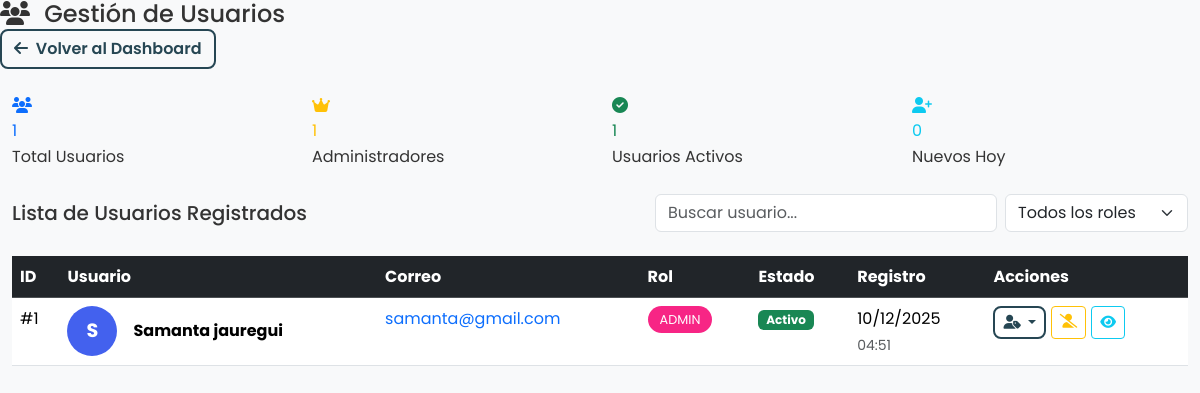
The app's page /dashboard/usuarios.php (signed in) with its own data.
### tables this page shows
CREATE TABLE `usuarios` (
  `id` int(11) UNSIGNED NOT NULL,
  `nombre_completo` varchar(100) NOT NULL,
  `email` varchar(100) NOT NULL,
  `telefono` varchar(15) DEFAULT NULL,
  `contrasena_hash` varchar(255) NOT NULL,
  `fecha_registro` timestamp NOT NULL DEFAULT current_timestamp(),
  `rol` enum('ADMIN','VENDEDOR') DEFAULT 'VENDEDOR',
  `activo` tinyint(1) DEFAULT 1
);

### dashboard/usuarios.php (the view, shortened to what this page needs)
<?php
$conn = new mysqli(DB_HOST, DB_USER, DB_PASS, DB_NAME);
$page = $_GET['page'] ?? 1;
$limit = 15;
$offset = ($page - 1) * $limit;
$sql_count = "SELECT COUNT(*) as total FROM usuarios";
$result_count = $conn->query($sql_count);
$total_users = $result_count->fetch_assoc()['total'];
$sql = "SELECT * FROM usuarios ORDER BY fecha_registro DESC LIMIT ? OFFSET ?";
$stmt = $conn->prepare($sql);
$stmt->bind_param("ii", $limit, $offset);
$stmt->execute();
$result = $stmt->get_result();
?>
<!DOCTYPE html>
<html lang="es">
<head>
    <link href="https://cdn.jsdelivr.net/npm/bootstrap@5.3.2/dist/css/bootstrap.min.css" rel="stylesheet">
    <link rel="stylesheet" href="https://cdnjs.cloudflare.com/ajax/libs/font-awesome/6.4.0/css/all.min.css">
    <link rel="stylesheet" href="../estilos.css">
</head>
<body>
    <div class="navbar-top">
        <h4 class="mb-0"><i class="fas fa-users me-2"></i> Gestión de Usuarios</h4>
        <div class="d-flex gap-2">
            <a href="index.php" class="btn btn-outline-primary">
                <i class="fas fa-arrow-left me-1"></i> Volver al Dashboard
            </a>
        </div>
    </div>
    <div class="container-fluid mt-4">
        <div class="row mb-4">
            <div class="col-md-3">
                <div class="stat-card primary">
                    <div class="stat-icon text-primary"><i class="fas fa-users"></i></div>
                    <div class="stat-value text-primary"><?php echo $total_users; ?></div>
                    <div class="stat-label">Total Usuarios</div>
                </div>
            </div>
            <div class="col-md-3">
                <?php
                $sql_admin = "SELECT COUNT(*) as total FROM usuarios WHERE rol = 'ADMIN'";
                $result_admin = $conn->query($sql_admin);
                $total_admin = $result_admin->fetch_assoc()['total'];
                ?>
                <div class="stat-card warning">
                    <div class="stat-icon text-warning"><i class="fas fa-crown"></i></div>
                    <div class="stat-value text-warning"><?php echo $total_admin; ?></div>
                    <div class="stat-label">Administradores</div>
                </div>
            </div>
            <div class="col-md-3">
                <?php
                $sql_active = "SELECT COUNT(*) as total FROM usuarios WHERE activo = 1";
                $result_active = $conn->query($sql_active);
                $total_active = $result_active->fetch_assoc()['total'];
                ?>
                <div class="stat-card success">
                    <div class="stat-icon text-success"><i class="fas fa-check-circle"></i></div>
                    <div class="stat-value text-success"><?php echo $total_active; ?></div>
                    <div class="stat-label">Usuarios Activos</div>
                </div>
            </div>
            <div class="col-md-3">
                <?php
                $sql_today = "SELECT COUNT(*) as total FROM usuarios WHERE DATE(fecha_registro) = CURDATE()";
                $result_today = $conn->query($sql_today);
                $total_today = $result_today->fetch_assoc()['total'];
                ?>
                <div class="stat-card info">
                    <div class="stat-icon text-info"><i class="fas fa-user-plus"></i></div>
                    <div class="stat-value text-info"><?php echo $total_today; ?></div>
                    <div class="stat-label">Nuevos Hoy</div>
                </div>
            </div>
        </div>
        <div class="table-container">
            <div class="d-flex justify-content-between align-items-center mb-4">
                <h5 class="mb-0">Lista de Usuarios Registrados</h5>
                <div class="d-flex gap-2">
                    <input type="text" class="form-control" placeholder="Buscar usuario..." id="searchUser">
                    <select class="form-select" style="width: auto;" id="filterRole">
                        <option value="">Todos los roles</option>
                    </select>
                </div>
            </div>
            <div class="table-responsive">
                <table class="table table-hover" id="usersTable">
                    <thead class="table-dark">
                        <tr>
                            <th>ID</th>
                            <th>Usuario</th>
                            <th>Correo</th>
                            <th>Rol</th>
                            <th>Estado</th>
                            <th>Registro</th>
                            <th>Acciones</th>
                        </tr>
                    </thead>
                    <tbody>
                        <?php while($user = $result->fetch_assoc()): ?>
                        <tr>
                            <td>#<?php echo $user['id']; ?></td>
                            <td>
                                <div class="d-flex align-items-center">
                                    <div class="user-avatar me-3">
                                        <?php echo strtoupper(substr($user['nombre_completo'], 0, 1)); ?>
                                    </div>
                                    <div>
                                        <strong><?php echo htmlspecialchars($user['nombre_completo']); ?></strong>
                                    </div>
                                </div>
                            </td>
                            <td>
                                <a href="mailto:<?php echo $user['email']; ?>" class="text-decoration-none">
                                    <?php echo $user['email']; ?>
                                </a>
                            </td>
                            <td>
                                <span class="badge-role badge-<?php echo strtolower($user['rol']); ?>">
                                    <?php echo $user['rol']; ?>
                                </span>
                            </td>
                            <td>
                                <?php if($user['activo']): ?>
                                <span class="badge bg-success">Activo</span>
                                <?php else: ?>
                                <span class="badge bg-secondary">Inactivo</span>
                                <?php endif; ?>
                            </td>
                            <td>
                                <?php echo date('d/m/Y', strtotime($user['fecha_registro'])); ?><br>
                                <small class="text-muted"><?php echo date('H:i', strtotime($user['fecha_registro'])); ?></small>
                            </td>
                            <td>
                                <div class="action-buttons">
                                    <div class="dropdown">
                                        <button class="btn btn-sm btn-outline-primary dropdown-toggle" type="button" data-bs-toggle="dropdown">
                                            <i class="fas fa-user-tag"></i>
                                        </button>
                                    </div>
                                    <?php if($user['activo']): ?>
                                    <a href="usuarios.php?action=toggle_status&id=<?php echo $user['id']; ?>"
                                       class="btn btn-sm btn-outline-warning"
                                       onclick="return confirm('¿Desactivar este usuario?')">
                                        <i class="fas fa-user-slash"></i>
                                    </a>
                                    <?php endif; ?>
                                    <button class="btn btn-sm btn-outline-info"
                                            data-bs-toggle="modal"
                                            data-bs-target="#modalDetalleUsuario"
                                            onclick="cargarDetallesUsuario(<?php echo $user['id']; ?>)">
                                        <i class="fas fa-eye"></i>
                                    </button>
                                </div>
                            </td>
                        </tr>
                        <?php endwhile; ?>
                    </tbody>
                </table>
            </div>
        </div>
    </div>
</body>
</html>

### assets/estilos.css (style rules this page uses)
:root { --naranja: #5fc971; --naranja-oscuro: #4caf50; --azul: #264653; --celeste: #8ecae6; --azul-suave: #2A9D8F; --azul-hover: #1e7d72; --blanco: #ffffff; --gris-texto: #6c757d; --sombra-suave: rgba(0, 0, 0, 0.08); --sombra-fuerte: rgba(0, 0, 0, 0.15); --fondo-pagina: #f8f9fa; }
body { font-family: 'Poppins', sans-serif; background-color: var(--fondo-pagina); color: #333333; margin: 0; padding: 0; font-size: 16px; line-height: 1.6; }
.btn-outline-primary { color: var(--azul); border: 2px solid var(--azul); border-radius: 8px; font-weight: 600; transition: all 0.3s ease; }

### dashboard/usuarios.php (style rules this page uses)
.user-avatar { width: 50px; height: 50px; background: #4361ee; border-radius: 50%; display: flex; align-items: center; justify-content: center; color: white; font-weight: bold; font-size: 1.2rem; }
.badge-role { padding: 5px 12px; border-radius: 20px; font-size: 0.8rem; }
.badge-admin { background: #f72585; color: white; }
.action-buttons { display: flex; gap: 5px; }

### records on screen
usuarios: id "1", nombre_completo "S", nombre_completo "Samanta jauregui", email "samanta@gmail.com", rol "ADMIN", activo "Activo", fecha_registro "10/12/2025", fecha_registro "04:51"

### other values on screen
$total_users "1"
$total_admin "1"
$total_active "1"
$total_today "0"
